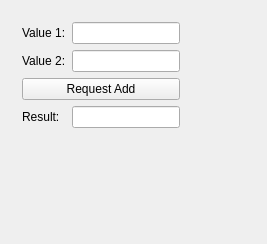
<ui version="4.0" >
 <class>NMGExempleRequestWidgetBase</class>
 <widget class="QWidget" name="NMGExempleRequestWidgetBase" >
  <property name="geometry" >
   <rect>
    <x>0</x>
    <y>0</y>
    <width>267</width>
    <height>244</height>
   </rect>
  </property>
  <property name="windowTitle" >
   <string>Form1</string>
  </property>
  <layout class="QGridLayout" >
   <item row="0" column="0" >
    <widget class="QFrame" name="frame3" >
     <property name="frameShape" >
      <enum>QFrame::NoFrame</enum>
     </property>
     <property name="frameShadow" >
      <enum>QFrame::Plain</enum>
     </property>
     <layout class="QGridLayout" >
      <item row="2" column="0" colspan="2" >
       <widget class="QPushButton" name="buttonAdd" >
        <property name="text" >
         <string>Request Add</string>
        </property>
       </widget>
      </item>
      <item row="0" column="1" >
       <widget class="QLineEdit" name="txtValue1" />
      </item>
      <item row="1" column="1" >
       <widget class="QLineEdit" name="txtValue2" />
      </item>
      <item row="0" column="0" >
       <widget class="QLabel" name="textLabel1" >
        <property name="text" >
         <string>Value 1:</string>
        </property>
        <property name="wordWrap" >
         <bool>false</bool>
        </property>
       </widget>
      </item>
      <item row="3" column="1" >
       <widget class="QLineEdit" name="txtAdd" >
        <property name="readOnly" >
         <bool>true</bool>
        </property>
       </widget>
      </item>
      <item row="3" column="0" >
       <widget class="QLabel" name="textLabel1_2_2" >
        <property name="text" >
         <string>Result:</string>
        </property>
        <property name="wordWrap" >
         <bool>false</bool>
        </property>
       </widget>
      </item>
      <item row="1" column="0" >
       <widget class="QLabel" name="textLabel1_2" >
        <property name="text" >
         <string>Value 2:</string>
        </property>
        <property name="wordWrap" >
         <bool>false</bool>
        </property>
       </widget>
      </item>
     </layout>
    </widget>
   </item>
   <item row="1" column="0" >
    <spacer>
     <property name="orientation" >
      <enum>Qt::Vertical</enum>
     </property>
     <property name="sizeType" >
      <enum>QSizePolicy::Expanding</enum>
     </property>
     <property name="sizeHint" >
      <size>
       <width>21</width>
       <height>61</height>
      </size>
     </property>
    </spacer>
   </item>
   <item row="0" column="1" >
    <spacer>
     <property name="orientation" >
      <enum>Qt::Horizontal</enum>
     </property>
     <property name="sizeType" >
      <enum>QSizePolicy::Expanding</enum>
     </property>
     <property name="sizeHint" >
      <size>
       <width>51</width>
       <height>21</height>
      </size>
     </property>
    </spacer>
   </item>
  </layout>
 </widget>
 <layoutdefault spacing="6" margin="11" />
 <pixmapfunction>qPixmapFromMimeSource</pixmapfunction>
 <tabstops>
  <tabstop>txtValue1</tabstop>
  <tabstop>txtValue2</tabstop>
  <tabstop>buttonAdd</tabstop>
  <tabstop>txtAdd</tabstop>
 </tabstops>
 <resources/>
 <connections/>
</ui>
